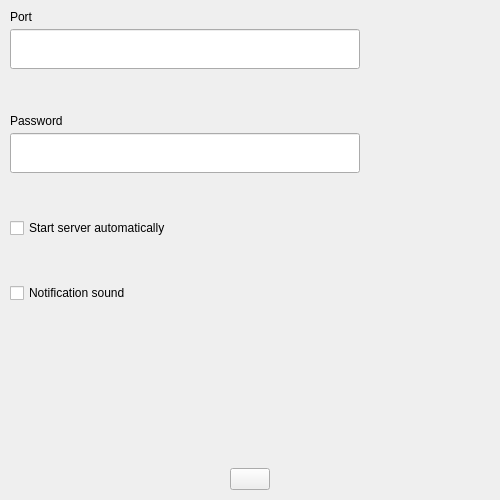
<?xml version="1.0" encoding="UTF-8"?>
<ui version="4.0">
 <class>SettingsTabWidget</class>
 <widget class="QWidget" name="SettingsTabWidget">
  <property name="geometry">
   <rect>
    <x>0</x>
    <y>0</y>
    <width>500</width>
    <height>500</height>
   </rect>
  </property>
  <layout class="QVBoxLayout" name="settingsLayout">
   <item>
    <widget class="QLabel" name="portLabel">
     <property name="sizePolicy">
      <sizepolicy hsizetype="Preferred" vsizetype="Maximum">
       <horstretch>0</horstretch>
       <verstretch>0</verstretch>
      </sizepolicy>
     </property>
     <property name="text">
      <string>Port</string>
     </property>
    </widget>
   </item>
   <item>
    <widget class="FocusLineEdit" name="portLineEdit">
     <property name="sizePolicy">
      <sizepolicy hsizetype="Fixed" vsizetype="Fixed">
       <horstretch>0</horstretch>
       <verstretch>0</verstretch>
      </sizepolicy>
     </property>
     <property name="minimumSize">
      <size>
       <width>350</width>
       <height>40</height>
      </size>
     </property>
     <property name="maximumSize">
      <size>
       <width>350</width>
       <height>40</height>
      </size>
     </property>
     <property name="maxLength">
      <number>5</number>
     </property>
    </widget>
   </item>
   <item>
    <spacer name="spacer_2">
     <property name="orientation">
      <enum>Qt::Vertical</enum>
     </property>
     <property name="sizeType">
      <enum>QSizePolicy::Fixed</enum>
     </property>
     <property name="sizeHint" stdset="0">
      <size>
       <width>20</width>
       <height>40</height>
      </size>
     </property>
    </spacer>
   </item>
   <item>
    <widget class="QLabel" name="encryptionPasswordLabel">
     <property name="sizePolicy">
      <sizepolicy hsizetype="Preferred" vsizetype="Maximum">
       <horstretch>0</horstretch>
       <verstretch>0</verstretch>
      </sizepolicy>
     </property>
     <property name="text">
      <string>Password</string>
     </property>
    </widget>
   </item>
   <item>
    <widget class="FocusLineEdit" name="encryptionPasswordLineEdit">
     <property name="sizePolicy">
      <sizepolicy hsizetype="Fixed" vsizetype="Fixed">
       <horstretch>0</horstretch>
       <verstretch>0</verstretch>
      </sizepolicy>
     </property>
     <property name="minimumSize">
      <size>
       <width>350</width>
       <height>40</height>
      </size>
     </property>
     <property name="maximumSize">
      <size>
       <width>350</width>
       <height>40</height>
      </size>
     </property>
     <property name="maxLength">
      <number>32</number>
     </property>
     <property name="echoMode">
      <enum>QLineEdit::Password</enum>
     </property>
    </widget>
   </item>
   <item>
    <spacer name="spacer_3">
     <property name="orientation">
      <enum>Qt::Vertical</enum>
     </property>
     <property name="sizeType">
      <enum>QSizePolicy::Fixed</enum>
     </property>
     <property name="sizeHint" stdset="0">
      <size>
       <width>20</width>
       <height>40</height>
      </size>
     </property>
    </spacer>
   </item>
   <item>
    <widget class="QCheckBox" name="autoStartCheckBox">
     <property name="text">
      <string>Start server automatically</string>
     </property>
    </widget>
   </item>
   <item>
    <spacer name="spacer_4">
     <property name="orientation">
      <enum>Qt::Vertical</enum>
     </property>
     <property name="sizeType">
      <enum>QSizePolicy::Fixed</enum>
     </property>
     <property name="sizeHint" stdset="0">
      <size>
       <width>20</width>
       <height>40</height>
      </size>
     </property>
    </spacer>
   </item>
   <item>
    <widget class="QCheckBox" name="notificationSoundCheckBox">
     <property name="text">
      <string>Notification sound</string>
     </property>
    </widget>
   </item>
   <item>
    <spacer name="spacer_5">
     <property name="orientation">
      <enum>Qt::Vertical</enum>
     </property>
     <property name="sizeType">
      <enum>QSizePolicy::Fixed</enum>
     </property>
     <property name="sizeHint" stdset="0">
      <size>
       <width>20</width>
       <height>160</height>
      </size>
     </property>
    </spacer>
   </item>
   <item alignment="Qt::AlignHCenter">
    <widget class="QPushButton" name="toggleServerButton">
     <property name="sizePolicy">
      <sizepolicy hsizetype="Fixed" vsizetype="Fixed">
       <horstretch>0</horstretch>
       <verstretch>0</verstretch>
      </sizepolicy>
     </property>
    </widget>
   </item>
   <item>
    <spacer name="spacer">
     <property name="orientation">
      <enum>Qt::Vertical</enum>
     </property>
     <property name="sizeHint" stdset="0">
      <size>
       <width>20</width>
       <height>0</height>
      </size>
     </property>
    </spacer>
   </item>
  </layout>
 </widget>
 <layoutdefault spacing="5" margin="10"/>
 <customwidgets>
  <customwidget>
   <class>FocusLineEdit</class>
   <extends>QLineEdit</extends>
   <header>src/widgets/focus_line_edit.h</header>
  </customwidget>
 </customwidgets>
 <resources/>
 <connections/>
</ui>
